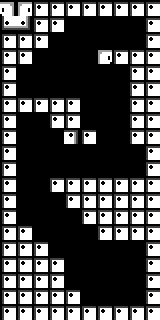

A level layout from a 2D game, rendered from its tile map. Below: a short description, then the map file with tile-grid data replaced by summaries:
An orthogonal 10x20 tile map with 16x16 px tiles, 1 tile layer (Platforms) and 28 objects (3x sad, 3x 1, Exit, Entrance).

<map version="1.0" orientation="orthogonal" width="10" height="20" tilewidth="16" tileheight="16">
 <tileset firstgid="1" name="GGJ2014" tilewidth="16" tileheight="16">
  <image source="../images/tilesheet.png" width="80" height="48" />
 </tileset>
 <layer name="Platforms" width="10" height="20">
  <data>[200 cells, 109 non-empty, 7 distinct tile ids]</data>
 </layer>
 <objectgroup name="Collisions" width="10" height="20">
  <object x="0" y="0" width="48" height="48" />
  <object x="48" y="0" width="16" height="32" />
  <object x="64" y="0" width="96" height="16" />
  <object x="144" y="16" width="16" height="304" />
  <object x="0" y="48" width="32" height="16" />
  <object x="0" y="256" width="64" height="64" />
  <object x="80" y="304" width="64" height="16" />
  <object x="64" y="288" width="16" height="32" />
  <object x="80" y="192" width="64" height="32" />
  <object x="48" y="176" width="96" height="16" />
  <object x="64" y="192" width="16" height="16" />
  <object x="0" y="224" width="32" height="32" />
  <object x="32" y="240" width="16" height="16" />
  <object x="0" y="64" width="16" height="160" />
  <object x="16" y="96" width="64" height="16" />
  <object x="48" y="112" width="32" height="16" />
  <object x="64" y="128" width="32" height="16" />
  <object x="96" y="48" width="48" height="16" />
  <object x="128" y="64" width="16" height="80" />
  <object x="96" y="224" width="48" height="16" />
 </objectgroup>
 <objectgroup name="Interactives" width="10" height="20">
  <object name="Barrier" type="sad" gid="8" x="96" y="32" />
  <object name="Barrier" type="sad" gid="8" x="96" y="48" />
  <object name="Wall" type="1" gid="8" x="64" y="160" />
  <object name="Wall" type="1" gid="8" x="64" y="176" />
  <object name="Exit" gid="10" x="128" y="48" />
  <object name="Terminal" type="sad" gid="9" x="112" y="304" />
  <object name="Entrance" x="32" y="80" width="16" height="16" />
  <object name="Button" type="1" gid="13" x="128" y="176" />
 </objectgroup>
</map>